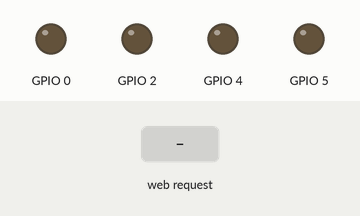
Bench run of a sketch on a simulated ESP8266 (NodeMCU). Parts: output pins drawn as LEDs (lit = HIGH). The test bench sets the inputs (shaded band). WiFi joins after 1.5 s; servers stay silent unless stated; what the sketch prints to the serial monitor is not drawn.

Above: at 2.8 s.
2.9 s: HTTP request GET /close received
At 5.1 s:
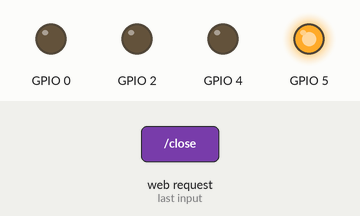
5.7 s: HTTP request GET /off received
At 6.7 s:
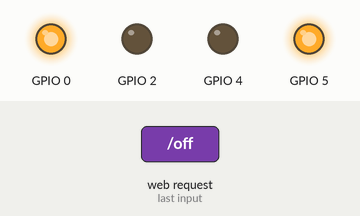
7.2 s: HTTP request GET /setTarget received
At 9.6 s:
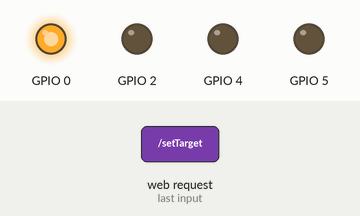
10.0 s: HTTP request GET /close received
At 10.3 s:
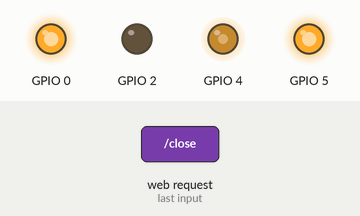
12.8 s: HTTP request GET /setPercentage received
At 13.7 s:
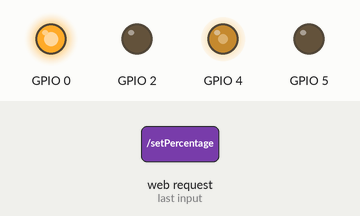
Timing chart, 0 to 15.9 s (numbered marks = the images above; inputs shaded):
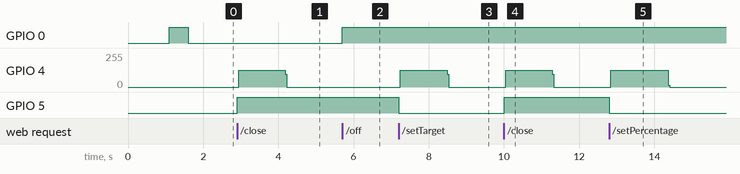

Measured:
- after the input at 2.9 s, GPIO 4: 0/255 → 127/255 after 0.05 s, → 0/255 1.2 s later; GPIO 5: LOW → HIGH at once
- after the input at 5.7 s, GPIO 0: LOW → HIGH at once
- after the input at 7.2 s, GPIO 4: 0/255 → 127/255 after 0.05 s, → 0/255 1.2 s later; GPIO 5: HIGH → LOW at once
- after the input at 10.0 s, GPIO 4: 0/255 → 127/255 after 0.05 s, → 0/255 1.2 s later; GPIO 5: LOW → HIGH at once
- after the input at 12.8 s, GPIO 4: 0/255 → 127/255 after 0.05 s, → 0/255 1.5 s later; GPIO 5: HIGH → LOW at once

The sketch:

curtain_main.ino
```cpp
#include <ESP8266WiFi.h>
#include "curtain_server.h"
#include "curtain_stepper.h"

cStepper curtains(5, 4, 2);
cServer server(80, &curtains);

void setup() {
  Serial.begin(115200);
  delay(100);
  server.begin();
}

void loop() {
  server.handle();
  curtains.update();
}
```

curtain_led.cpp
```cpp
#include "Arduino.h"
#include "curtain_led.h"

Led::Led(int pin){
    pinMode(pin, OUTPUT);
    digitalWrite(pin, HIGH);
    _pin = pin;
    status = HIGH;
}

void Led::turnOn(){
    digitalWrite(_pin, LOW);
    status = LOW;
}

void Led::turnOff(){
    digitalWrite(_pin, HIGH);
    status = HIGH;
}

void Led::toggle(){
    status = !status;
    digitalWrite(_pin, status);
}
```

curtain_led.h
```cpp
#ifndef curtain_led
#define curtain_led

#include "Arduino.h"

// Led class mainly for debugging purposes
class Led {
    public:
        Led(int pin);
        void turnOn();
        void turnOff();
        void toggle();
        int status;
    private:
        int _pin;
};


#endif
```

curtain_server.cpp
```cpp
#include <ESP8266WiFi.h>
#include "Arduino.h"
#include "curtain_server.h"
#include "curtain_led.h"

cServer::cServer(int http_port, cStepper* stpr)
    : _led(0), _server(http_port) {
        _stepper = stpr;
    }

void cServer::begin() {
    const char* ssid = "";
    const char* password = "";

    Serial.print("\n\nConnecting to ");
    Serial.println(ssid);

    WiFi.begin(ssid, password);

    while (WiFi.status() != WL_CONNECTED) {
        delay(500);
        Serial.print(".");
        _led.toggle();
    }

    Serial.println("\nWiFi connected");
    Serial.println("IP address: ");
    Serial.println(WiFi.localIP());
    _server.begin();
}

void cServer::send200(WiFiClient client, String body) {
    client.print("HTTP/1.1 200 OK\r\n");
    client.print("Access-Control-Allow-Origin: *\r\n");
    client.print("\r\n");
    client.println(body);
}

void cServer::send404(WiFiClient client) {
  client.print("HTTP/1.1 404 Not Found\r\n");
  client.print("Access-Control-Allow-Origin: *\r\n");
  client.print("\r\n");
}

void cServer::handle(){
    WiFiClient client = _server.available();
    if (client) {
        if (client.connected()) {
            Serial.println("Connected to client");
            while (!client.available());
            String line = client.readStringUntil('\r');
            Serial.println(line);

            while (client.available()) client.read();

            String path = line.substring(
                line.indexOf(' ') + 1,
                line.lastIndexOf(' ')
            );
            String major_path = path, minor_path = "";
            if (path.indexOf('/', 1) != -1) {
                major_path = path.substring(
                    0,
                    path.indexOf('/', 1)
                );
                minor_path = path.substring(
                    path.indexOf('/', 1)
                );
            }
            Serial.print("Major path: ");
            Serial.println(major_path);
            Serial.print("Minor path: ");
            Serial.println(minor_path);

            if (path.equals("/on")){
                _led.turnOn();
                send200(client, "LED is on!");
            } else if (path.equals("/off")){
                _led.turnOff();
                send200(client, "LED is off!");
            } else if (path.equals("/toggle")){
                _led.toggle();
                String statusText = _led.status == LOW ? "ON" : "OFF";
                String msg = "LED toggled " + statusText;
                send200(client, msg);
            } else if (major_path.equals("/rotate")) {
                float deg = minor_path.substring(1).toFloat();
                if (deg != 0) _stepper->rotateDeg(deg, 0.3);
                send200(client, "Rotated");
            } else if (major_path.equals("/setTarget")) {
                int target = minor_path.substring(1).toInt();
                target = _stepper->setTargetPos(target);
                send200(client, "Targeting " + String(target));
            } else if (major_path.equals("/setPercentage")) {
                int target = minor_path.substring(1).toInt();
                int min = _stepper->_min_pos;
                int max = _stepper->_max_pos;
                target = (max - min) * target / 100 + min;
                target = _stepper->setTargetPos(target);
                send200(client, "Targeting " + String(target));
            } else if (path.equals("/close")) {
                _stepper->_target_pos = _stepper->_max_pos;
                send200(client, "Closing the curtains");
            } else if (path.equals("/open")) {
                _stepper->_target_pos = _stepper->_min_pos;
                send200(client, "Opening the curtains");
            } else if (path.equals("/stop")) {
                int pos = _stepper->_cur_pos;
                _stepper->_target_pos = pos;
                send200(client, "Stopping the curtains at position " + String(pos));
            } else if (major_path.equals("/setMax")) {
                int max = minor_path.substring(1).toInt();
                _stepper->_max_pos = max;
                send200(client, "Setting the maximum position to " + String(max));
            } else if (major_path.equals("/setMin")) {
                int min = minor_path.substring(1).toInt();
                _stepper->_min_pos = min;
                send200(client, "Setting the minimum position to " + String(min));
            } else if (path.equals("/setThisMax")) {
                int max = _stepper->_cur_pos;
                _stepper->_max_pos = max;
                send200(client, "Setting the maximum position to " + String(max));
            } else if (path.equals("/setThisMin")) {
                int min = _stepper->_cur_pos;
                _stepper->_min_pos = min;
                send200(client, "Setting the minimum position to " + String(min));
            } else if (major_path.equals("/setSpeed")) {
                int spd = minor_path.substring(1).toInt();
                spd = _stepper->setSpeed(spd);
                send200(client, "Setting the speed to " + String(spd));
            } else if (path.equals("/getSpeed")) {
                int spd = _stepper->getSpeed();
                send200(client, String(spd));
            } else if (path.equals("/getPos")) {
                int pos = _stepper->_cur_pos;
                send200(client, String(pos));
            } else if (path.equals("/getMax")) {
                int max = _stepper->_max_pos;
                send200(client, String(max));
            } else if (path.equals("/getMin")) {
                int min = _stepper->_min_pos;
                send200(client, String(min));
            } else if (path.equals("/getAll")) {
                String resp = String(_stepper->_cur_pos) + ",";
                resp += String(_stepper->_min_pos) + ",";
                resp += String(_stepper->_max_pos) + ",";
                resp += String(_stepper->getSpeed());
                send200(client, resp);
            } else if (path.equals("/enable")) {
                _stepper->enable();
                send200(client, "Stepper enabled");
            } else if (path.equals("/disable")) {
                _stepper->disable();
                send200(client, "Stepper disabled");
            } else {
                send404(client);
            }
            Serial.println("Response sent");
        }
        client.stop();
        Serial.println("client stopped");
    }
}
```

curtain_server.h
```cpp
#ifndef curtain_server
#define curtain_server

#include <ESP8266WiFi.h>
#include "Arduino.h"
#include "curtain_stepper.h"
#include "curtain_led.h"

class cServer {
    public:
        cServer(int http_port, cStepper* stpr);
        void begin();
        void handle();
    private:
        void send200(WiFiClient client, String body);
        void send404(WiFiClient client);
        WiFiServer _server;
        Led _led;
        cStepper* _stepper;
};

#endif
```

curtain_stepper.cpp
```cpp
#include "Arduino.h"
#include "curtain_stepper.h"

cStepper::cStepper(int dir_pin, int step_pin, int sleep_pin) {
    pinMode(dir_pin, OUTPUT);
    pinMode(step_pin, OUTPUT);
    pinMode(sleep_pin, OUTPUT);
    digitalWrite(sleep_pin, HIGH);
    _dir_pin = dir_pin;
    _step_pin = step_pin;
    _sleep_pin = sleep_pin;
    _max_pos = 50;
    _min_pos = -10;
    _cur_pos = 0;
    _speed = 60; // rotation speed in rounds per minute
    _speed_inv = (float) 1 / _speed;
    _max_spd = 150;
    _min_spd = 10;
}

void cStepper::rotateDeg(float deg, float speed) {
    if (deg > 0) digitalWrite(_dir_pin, HIGH);
    else digitalWrite(_dir_pin, LOW);

    int steps = abs(deg)*4/0.9;
    //float usDelay = (float) 1 / speed * 80;
    float usDelay = (float) 60 / 3200 * _speed_inv * 1e6;
    for (int i = 0; i < steps; i++) {
        digitalWrite(_step_pin, HIGH);
        delayMicroseconds(usDelay);
        digitalWrite(_step_pin, LOW);
        delayMicroseconds(usDelay);
    }
}

int cStepper::update() {
    int steps_per_pos = 40; // 40 steps = 9 degrees = 1 pos
    //float delay_us = (float) 1 / _speed * 80;
    if (_target_pos > _cur_pos) digitalWrite(_dir_pin, HIGH);
    else if (_target_pos < _cur_pos) digitalWrite(_dir_pin, LOW);
    else return 1;
    float delay_us = (float) 60 / 3200 * _speed_inv * 1e6;
    for (int i = 0; i < steps_per_pos; i++) {
        digitalWrite(_step_pin, HIGH);
        delayMicroseconds(delay_us);
        digitalWrite(_step_pin, LOW);
        delayMicroseconds(delay_us);
    }
    if (_target_pos > _cur_pos) _cur_pos++;
    else _cur_pos--;
    return 0;
}

int cStepper::setTargetPos(int target_pos) {
    if (target_pos != 1000 && target_pos != -1000)
        target_pos = max(_min_pos, min(_max_pos, target_pos));
    _target_pos = target_pos;
    return _target_pos;
}

void cStepper::disable() {
    digitalWrite(_sleep_pin, LOW);
}

void cStepper::enable() {
    digitalWrite(_sleep_pin, HIGH);
}

int cStepper::setSpeed(int speed) {
    _speed = max(_min_spd, min(_max_spd, speed));
    _speed_inv = (float) 1 / _speed;
    return _speed;
}

int cStepper::getSpeed() {
    return _speed;
}
```

curtain_stepper.h
```cpp
#ifndef curtain_stepper
#define curtain_stepper

#include "Arduino.h"

class cStepper {
    public:
        cStepper(int dir_pin, int step_pin, int sleep_pin);
        void rotateDeg(float deg, float speed);
        int update();
        int setTargetPos(int target_pos);
        int setSpeed(int speed);
        int getSpeed();
        int _cur_pos;
        int _target_pos;
        int _max_pos;
        int _min_pos;
        void enable();
        void disable();
    private:
        int _dir_pin;
        int _step_pin;
        int _sleep_pin;
        int _max_spd;
        int _min_spd;
        int _speed;
        float _speed_inv;
};


#endif
```
